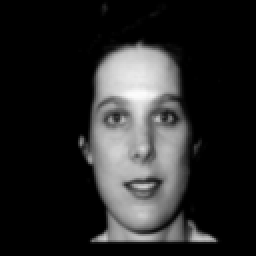
#> input picture face_recognition_by_pca/hw01-test.tif, 128 x 128 px (shown 2 times larger)
$ python pca.py   (Python 2 division)
#> lines starting #> are read from the running program, lines starting #| are printed output that depends on the picture
from PIL import Image
import glob
import pylab
import numpy
from sklearn.decomposition import PCA
from numpy import *
import math

def PSNR(imageA,imageB):
    MSE=sum((imageA.astype("float")-imageB.astype("float"))**2)/float(imageA.shape[0] * imageA.shape[1])
    return 20*math.log10(255/(MSE**0.5))


#input hw01-test and save it as vector
test=("hw01-test.tif")
testimage=numpy.array(Image.open(test))
#> testimage is the input picture: shape (128, 128); min 0, max 252, mean 39.3
testimage=testimage.reshape(1,16384)

#input training.db and save it as matrix
imlist=glob.glob("training.db/*.tif")
im = numpy.array(Image.open(imlist[0])) #open one image to get the size
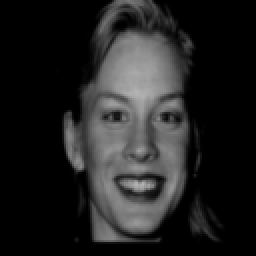
#> input picture face_recognition_by_pca/training.db/3675.tif, 128 x 128 px (shown 2 times larger)
#> im is the input picture: shape (128, 128); min 0, max 180, mean 34
m,n = im.shape #get the size of the images
#> m = 128; n = 128
imnbr = len(imlist) #get the number of image
immatrix = numpy.array([numpy.array(Image.open(imlist[i])).flatten() for i in range(imnbr)],'f')
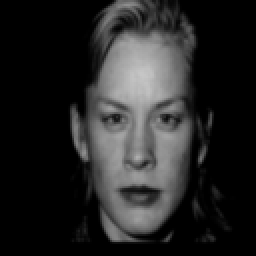
#> input picture face_recognition_by_pca/training.db/3678.tif, 128 x 128 px (shown 2 times larger)
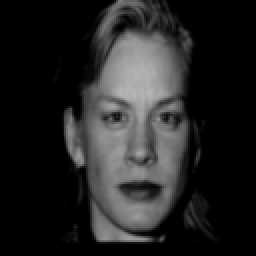
#> input picture face_recognition_by_pca/training.db/3679.tif, 128 x 128 px (shown 2 times larger)


#get meanface
meanface=immatrix.mean(axis=0)
#> meanface = 16384 values, max 181 at index 5954, min 0 at index 0, mean 35.88

#show the meanface
pylab.figure()
pylab.gray()
pylab.imshow(meanface.reshape(m,n))
pylab.savefig('meanface.png', dpi=80)
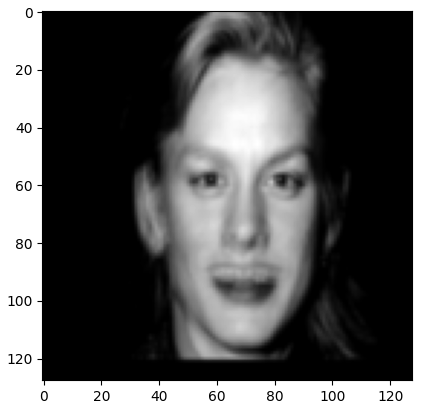
#> figure drawn by matplotlib, 1 panel


#every dataset-meanface
for i in range(imnbr):
    immatrix[i]=immatrix[i]-meanface

#testface -meanface
testimage=testimage-meanface


#Keep only first K (K=5,10,15,20, and 25) coefficients and use them to reconstruct the image in the pixel domain
print"print each reconstruct face and oringinal face 's PSNR"
k=[5,10,15,20,25]
for i in k:
    pca=PCA(n_components=i)#PCA
#> (the run stopped early here; a loop or call above may not have finished)
